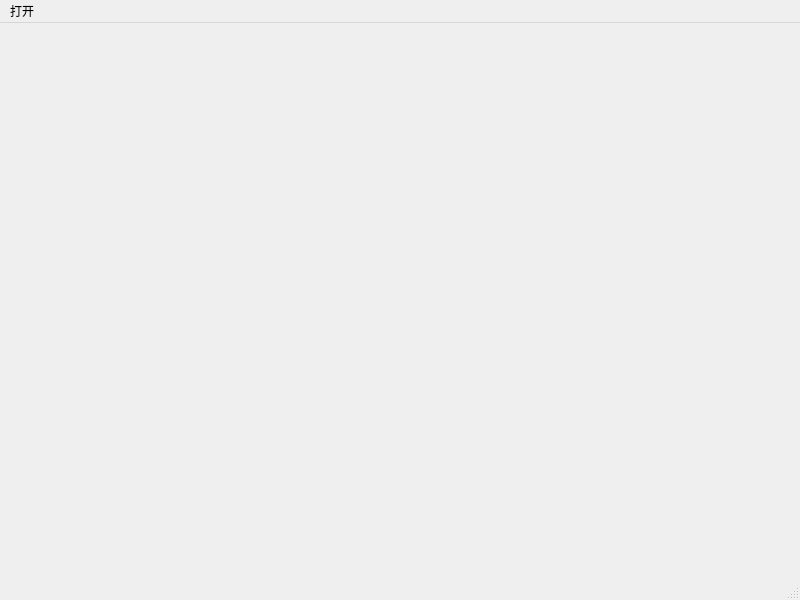
<?xml version="1.0" encoding="UTF-8"?>
<ui version="4.0">
 <class>MainWindow</class>
 <widget class="QMainWindow" name="MainWindow">
  <property name="geometry">
   <rect>
    <x>0</x>
    <y>0</y>
    <width>800</width>
    <height>600</height>
   </rect>
  </property>
  <property name="windowTitle">
   <string>MainWindow</string>
  </property>
  <widget class="QWidget" name="centralwidget"/>
  <widget class="QMenuBar" name="menubar">
   <property name="geometry">
    <rect>
     <x>0</x>
     <y>0</y>
     <width>800</width>
     <height>26</height>
    </rect>
   </property>
   <widget class="QMenu" name="menu">
    <property name="title">
     <string>打开</string>
    </property>
    <addaction name="separator"/>
    <addaction name="actionopenxml"/>
    <addaction name="actionopenjson"/>
    <addaction name="actionopensqlite"/>
   </widget>
   <addaction name="menu"/>
  </widget>
  <widget class="QStatusBar" name="statusbar"/>
  <action name="actionopenxml">
   <property name="text">
    <string>openxml</string>
   </property>
  </action>
  <action name="actionopenjson">
   <property name="text">
    <string>openjson</string>
   </property>
  </action>
  <action name="actionopensqlite">
   <property name="text">
    <string>opensqlite</string>
   </property>
  </action>
 </widget>
 <resources/>
 <connections/>
</ui>
